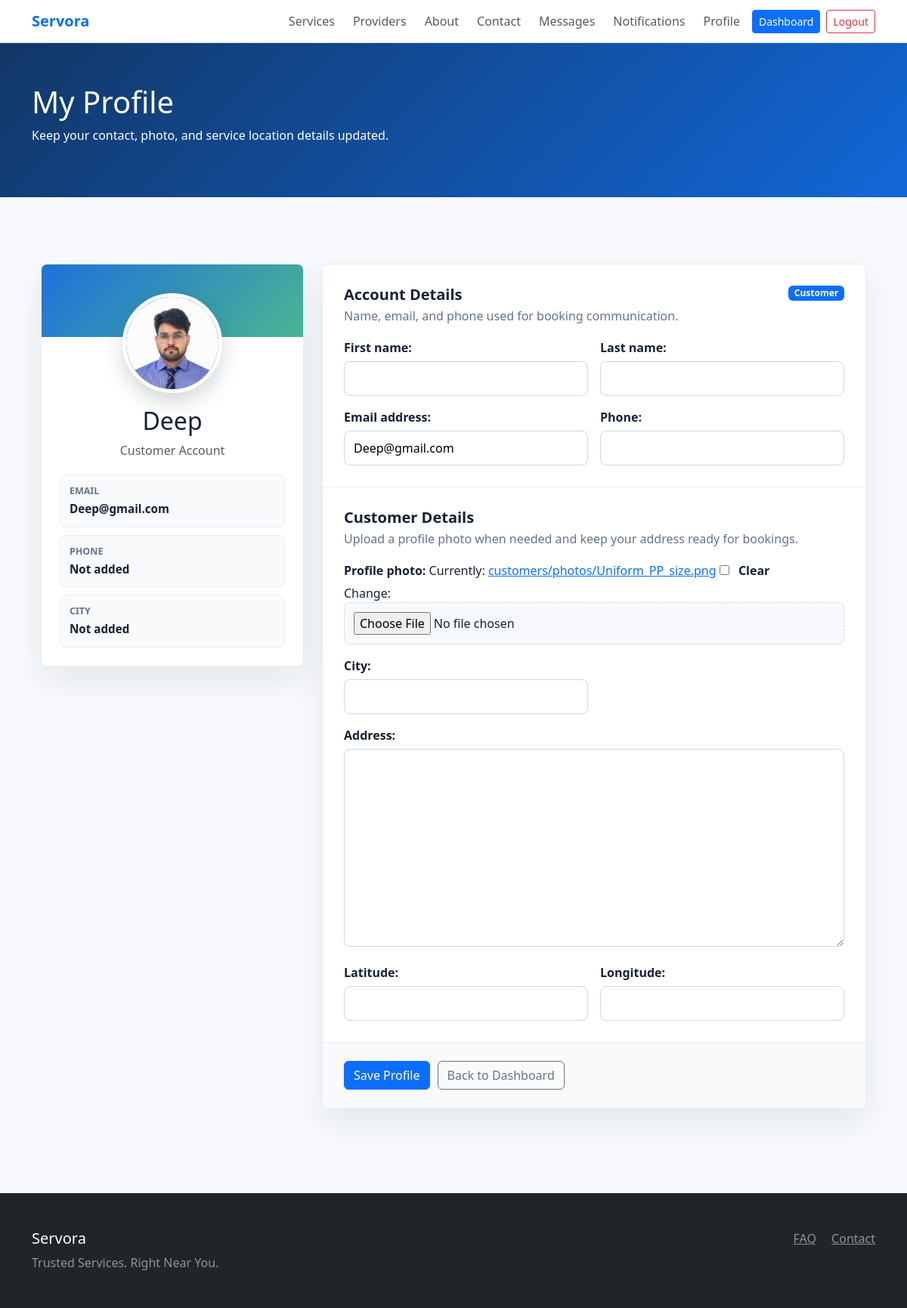
Page /accounts/profile/ (signed in) on the committed database.
### accounts/models.py (models this page shows, shortened)
class CustomerProfile(models.Model):
    user = models.OneToOneField(User, on_delete=models.CASCADE, related_name='customer_profile')
    profile_photo = models.ImageField(upload_to='customers/photos/', blank=True)
    address = models.TextField(blank=True)
    city = models.CharField(max_length=100, blank=True, db_index=True)
    latitude = models.DecimalField(max_digits=9, decimal_places=6, null=True, blank=True)
    longitude = models.DecimalField(max_digits=9, decimal_places=6, null=True, blank=True)
    created_at = models.DateTimeField(auto_now_add=True)

class User(AbstractUser):
    CUSTOMER = 'customer'
    PROVIDER = 'provider'
    ADMIN = 'admin'
    ROLE_CHOICES = (
        (CUSTOMER, 'Customer'),
        (PROVIDER, 'Service Provider'),
        (ADMIN, 'Administrator'),
    )
    role = models.CharField(max_length=20, choices=ROLE_CHOICES, default=CUSTOMER, db_index=True)
    phone = models.CharField(max_length=20, blank=True)

### accounts/views.py (the view)
# urls.py: path('profile/', views.profile, name='profile'),
@login_required
def profile(request):
    user_form = UserProfileForm(request.POST or None, instance=request.user)
    if request.user.role == User.PROVIDER:
        provider_profile, _ = ProviderProfile.objects.get_or_create(
            user=request.user,
            defaults={
                'business_name': request.user.get_full_name() or request.user.username,
                'base_location': '',
                'service_area': '',
            },
        )
        role_form = ProviderProfileForm(request.POST or None, request.FILES or None, instance=provider_profile)
        template = 'accounts/provider_profile_form.html'
    else:
        customer_profile, _ = CustomerProfile.objects.get_or_create(user=request.user)
        role_form = CustomerProfileForm(request.POST or None, request.FILES or None, instance=customer_profile)
        template = 'accounts/customer_profile_form.html'
    if request.method == 'POST' and user_form.is_valid() and role_form.is_valid():
        user_form.save()
        role_form.save()
        messages.success(request, 'Profile updated successfully.')
        return redirect('accounts:profile')
    return render(request, template, {'user_form': user_form, 'role_form': role_form})

### accounts/forms.py
class UserProfileForm(forms.ModelForm):
    class Meta:
        model = User
        fields = ('first_name', 'last_name', 'email', 'phone')

class CustomerProfileForm(forms.ModelForm):
    class Meta:
        model = CustomerProfile
        fields = ('profile_photo', 'city', 'address', 'latitude', 'longitude')

### notifications/context_processors.py (called while the page is built)
def unread_notifications(request):
    if not request.user.is_authenticated:
        return {'unread_notifications_count': 0}
    return {
        'unread_notifications_count': request.user.notifications.filter(is_read=False).count()
    }

### templates/accounts/customer_profile_form.html (shortened to what this page needs)
{% extends 'base.html' %}
{% block content %}
<section class="page-header">
  <div class="container">
    <h1>My Profile</h1>
    <p>Keep your contact, photo, and service location details updated.</p>
  </div>
</section>
<section class="section-band">
  <div class="container">
    <div class="profile-layout row g-4 align-items-start">
      <div class="col-lg-4">
        <div class="profile-summary-card">
          <div class="profile-avatar">
            {% if role_form.instance.profile_photo %}
              <img src="{{ role_form.instance.profile_photo.url }}" alt="{{ user.get_full_name|default:user.username }}">
            {% else %}
              <span>{{ user.username|first|upper }}</span>
            {% endif %}
          </div>
          <h2>{{ user.get_full_name|default:user.username }}</h2>
          <p class="text-muted mb-3">Customer Account</p>
          <div class="profile-meta-list">
            <div><span>Email</span><strong>{{ user.email|default:"Not added" }}</strong></div>
            <div><span>Phone</span><strong>{{ user.phone|default:"Not added" }}</strong></div>
            <div><span>City</span><strong>{{ role_form.instance.city|default:"Not added" }}</strong></div>
          </div>
        </div>
      </div>
      <div class="col-lg-8">
        <div class="profile-shell">
          <form method="post" enctype="multipart/form-data">
            <div class="form-section">
              <div class="section-heading">
                <div>
                  <h2>Account Details</h2>
                  <p>Name, email, and phone used for booking communication.</p>
                </div>
                <span class="badge text-bg-primary">Customer</span>
              </div>
              <div class="profile-form-grid">
                {% for field in user_form %}
                  <div class="field-wrap">
                    {{ field.label_tag }}
                    {{ field }}
                  </div>
                {% endfor %}
              </div>
            </div>
            <div class="form-section">
              <div class="section-heading">
                <div>
                  <h2>Customer Details</h2>
                  <p>Upload a profile photo when needed and keep your address ready for bookings.</p>
                </div>
              </div>
              <div class="profile-form-grid">
                {% for field in role_form %}
                  <div class="field-wrap {% if field.name == 'address' or field.name == 'profile_photo' %}span-2{% endif %}">
                    {{ field.label_tag }}
                    {{ field }}
                  </div>
                {% endfor %}
              </div>
            </div>
            <div class="profile-actions">
              <button class="btn btn-primary">Save Profile</button>
              <a class="btn btn-outline-secondary" href="{% url 'dashboard:home' %}">Back to Dashboard</a>
            </div>
          </form>
        </div>
      </div>
    </div>
  </div>
</section>
{% endblock %}

### static/css/style.css (style rules this page uses)
:root { --servora-primary: #1267d8; --servora-ink: #172033; --servora-accent: #ffc247; }
body { color: var(--servora-ink); background: #f7f9fc; }
.section-band { padding: 64px 0; }
.page-header { padding: 54px 0; color: #fff; background: linear-gradient(135deg, #123767, #1267d8); }
.auth-card input, .profile-shell input, .profile-shell textarea { width: 100%; border: 1px solid #cdd7e3; border-radius: 8px; padding: 10px 12px; }
.profile-layout { max-width: 1180px; margin: 0 auto; }
.profile-shell { max-width: 100%; margin: 0 auto; padding: 0; background: #fff; border: 1px solid #e7edf5; border-radius: 8px; box-shadow: 0 18px 40px rgba(23, 32, 51, .08); }
.profile-summary-card { position: sticky; top: 92px; overflow: hidden; padding: 0 24px 24px; text-align: center; background: #fff; border: 1px solid #e7edf5; border-radius: 8px; box-shadow: 0 18px 40px rgba(23, 32, 51, .08); }
.profile-avatar { width: 132px; height: 132px; margin: -58px auto 18px; display: grid; place-items: center; overflow: hidden; border-radius: 50%; background: linear-gradient(135deg, #1267d8, #21a67a); color: #fff; font-size: 3rem; font-weight: 800; border: 5px solid #fff; box-shadow: 0 12px 28px rgba(23, 32, 51, .18); }
.profile-avatar img { width: 100%; height: 100%; object-fit: cover; }
.form-section { padding: 28px; margin-bottom: 0; border-bottom: 1px solid #e7edf5; }
.section-heading { display: flex; justify-content: space-between; gap: 18px; align-items: flex-start; margin-bottom: 18px; }
.section-heading h2 { margin-bottom: 4px; font-size: 1.25rem; font-weight: 800; }
.section-heading p { margin-bottom: 0; color: #64748b; }
.profile-shell label { font-weight: 700; margin-bottom: 6px; }
.profile-shell input, .profile-shell textarea, .profile-shell select, .filter-panel select { width: 100%; border: 1px solid #cdd7e3; border-radius: 8px; padding: 10px 12px; background: #fff; }
.profile-shell input[type="checkbox"] { width: auto; margin-right: 8px; }
.profile-shell input[type="file"] { padding: 12px; background: #f7f9fc; border-style: dashed; }
.profile-form-grid { display: grid; grid-template-columns: repeat(2, minmax(0, 1fr)); gap: 16px; }
.field-wrap { min-width: 0; }
.field-wrap.span-2 { grid-column: 1 / -1; }
.profile-actions { display: flex; gap: 10px; flex-wrap: wrap; padding: 24px 28px; background: #f8fafc; border-radius: 0 0 8px 8px; }
.profile-meta-list { display: grid; gap: 10px; margin-top: 20px; text-align: left; }
.profile-meta-list div { display: grid; gap: 2px; padding: 12px; background: #f8fafc; border: 1px solid #e7edf5; border-radius: 8px; }
.profile-meta-list span { color: #64748b; font-size: .78rem; font-weight: 700; text-transform: uppercase; }
.profile-meta-list strong { font-size: .95rem; overflow-wrap: anywhere; }

### rows in the picture
CustomerProfile: instance.profile_photo (picture), instance.city "Not added"
User: get_full_name "Deep", email "Deep@gmail.com", phone "Not added", user_form "Deep@gmail.com"

### other values in the picture
{{ field.label_tag }} "First name:" "Last name:" "Email address:" "Phone:"
{{ field.label_tag }} "Profile photo:" "City:" "Address:" "Latitude:" "Longitude:"
